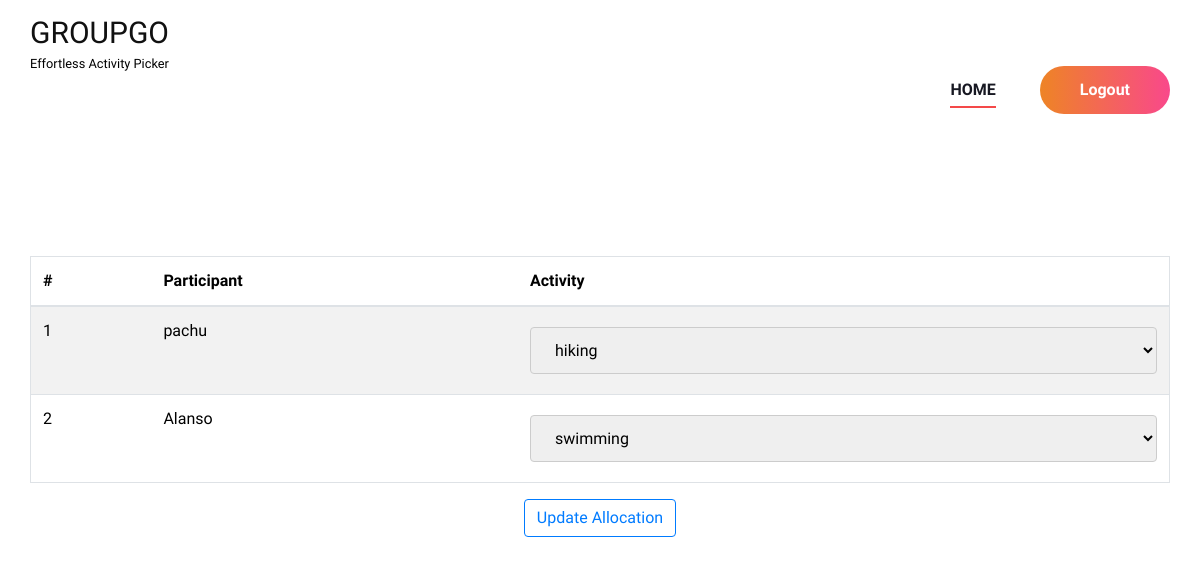
/edit-allocation-new/ (signed in), run on an earlier commit of the app's database.
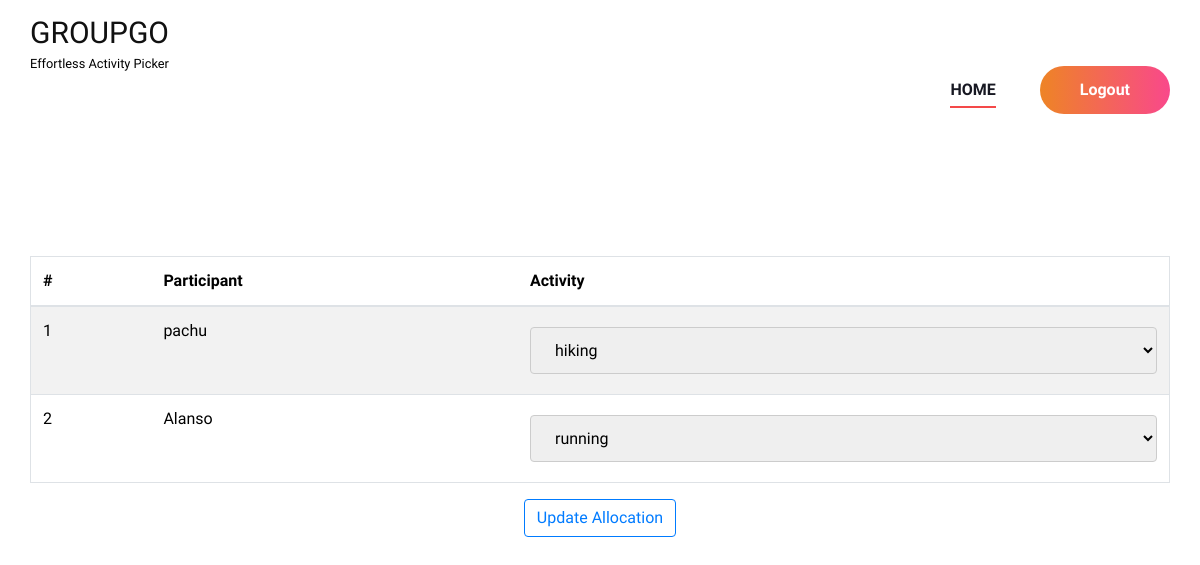
And on a later commit of the database.
### AllocationAdmin/models.py (models this page shows)
class Participant(models.Model):
    name=models.CharField(max_length=50)
    email=models.EmailField()
    is_active=models.BooleanField(default=True)
    created_on=models.DateTimeField(auto_now_add=True)
    updated_on=models.DateTimeField(auto_now=True)
    assigned_to=models.ForeignKey(Event,on_delete=models.CASCADE,null=True,related_name="OLD_ALLOCATION")
    assigned_to_new=models.ForeignKey(Event,on_delete=models.CASCADE,null=True,related_name='NEW_ALLOCATION')
    assigned_to_max=models.ForeignKey(Event,on_delete=models.CASCADE,null=True,related_name='MAX_ALLOCATION')

class Event(models.Model):
    name=models.CharField(max_length=50)
    description=models.TextField(null=True,blank=True)
    min_participants=models.IntegerField()
    max_participants=models.IntegerField()
    code=models.CharField(max_length=50,unique=True)
    is_active = models.BooleanField(default=True)
    created_by=models.ForeignKey(User,on_delete=models.CASCADE)
    created_on=models.DateTimeField(auto_now_add=True)

### AllocationAdmin/views.py (the view, shortened to what this page needs)
# urls.py: path('edit-allocation-new/', views.edit_allocation_new, name='edit_allocation_new'),
def edit_allocation_new(request):
    event = Event.objects.filter(is_active=True,created_by=request.user)
    participants = Participant.objects.filter(participantactivity__event__in=event).distinct()
    context = {
        'event': event,
        'activities': event,
        'participants': participants,
    }
    return render(request, 'Organizer/modify_allocation.html', context)

### templates/Organizer/modify_allocation.html (shortened to what this page needs)
{% extends 'Organizer/Head.html' %}
{% block content %}
<br><br><br><br>
<!DOCTYPE html>
<html lang="en">
<head>
</head>
<body>
    <div class="container">
        <form action="" method="post">
            <table border="1" align="center" cellpadding="10" class="mt-3 table table-striped align-middle">
                <thead>
                    <tr>
                        <th>#</th>
                        <th>Participant</th>
                        <th>Activity</th>
                    </tr>
                </thead>
                <tbody class="table-group-divider">
                    {% for participant in participants %}
                    <tr>
                        <td>{{ forloop.counter }}</td>
                        <td>{{ participant.name }}</td>
                        <td>
                            <select name="activity_{{ participant.id }}" id="activity_{{ participant.id }}">
                                {% for activity in activities %}
                                <option value="{{ activity.id }}" {% if activity.id == participant.assigned_to_new.id %}
                                    selected {% endif %}>
                                    {{ activity.name }}
                                </option>
                                {% endfor %}
                            </select>
                        </td>
                    </tr>
                    {% endfor %}
                </tbody>
            </table>
            <div class="col-12 text-center mt-3 mb-2">
                <button type="submit" class="btn btn-outline-primary">Update Allocation</button>
            </div>
        </form>
    </div>
</body>
</html>
<br><br><br><br><br><br><br><br><br><br><br><br><br><br><br><br><br><br><br><br><br>
{% endblock content %}

What changed in the data, as far as the page shows it:
changed Participant "Alanso": assigned_to_new+id "swimming" → "running"
